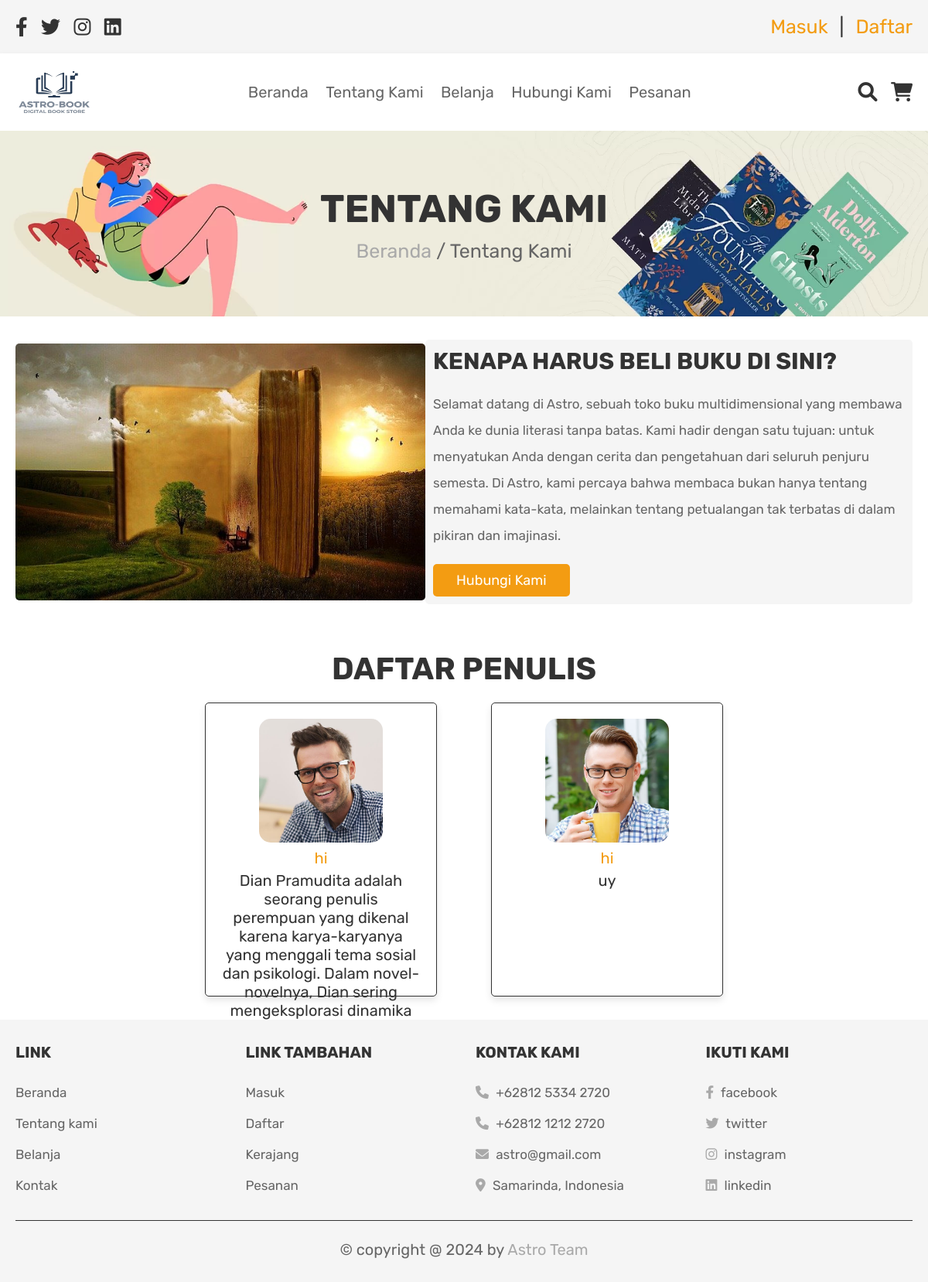
The app's page /about2.php with its own data.
### tables this page shows
CREATE TABLE `authors` (
  `id` int(11) NOT NULL,
  `name` varchar(255) NOT NULL,
  `biography` text NOT NULL,
  `created_at` timestamp NOT NULL DEFAULT current_timestamp(),
  `photo` varchar(255) DEFAULT NULL
);

### about2.php (the view, shortened to what this page needs)
<?php
include 'config.php';
?>
<!DOCTYPE html>
<html lang="en">
<head>
   <link rel="stylesheet" href="https://cdnjs.cloudflare.com/ajax/libs/font-awesome/6.0.0/css/all.min.css">
   <link rel="stylesheet" href="css/style.css">
</head>
<body>
<?php include 'header2.php'; ?>
<div class="heading">
   <h3>Tentang Kami</h3>
   <p> <a href="home.php">Beranda</a> / Tentang Kami </p>
</div>
<section class="about">
   <div class="flex">
      <div class="image">
         <img src="images/about-img.jpg" alt="">
      </div>
      <div class="content">
         <h3>Kenapa Harus Beli Buku di sini?</h3>
         <p>Selamat datang di Astro, sebuah toko buku multidimensional yang membawa Anda ke dunia literasi tanpa batas. Kami hadir dengan satu tujuan: untuk menyatukan Anda dengan cerita dan pengetahuan dari seluruh penjuru semesta. Di Astro, kami percaya bahwa membaca bukan hanya tentang memahami kata-kata, melainkan tentang petualangan tak terbatas di dalam pikiran dan imajinasi.</p>
         <a href="contact.php" class="btn">Hubungi kami</a>
      </div>
   </div>
</section>
<section class="products">
    <h1 class="title">Daftar Penulis</h1>
    <div class="box-container">
        <?php
        $select_authors = $conn->query("SELECT * FROM `authors`");
        while ($author = $select_authors->fetch_assoc()) {
            echo '<div class="box">';
            if (!empty($author['photo'])) {
                echo '<img src="uploaded_authors/' . htmlspecialchars($author['photo']) . '" alt="Foto Penulis" class="image">';
            } else {
                echo '<img src="default-photo.png" alt="Foto Default" class="image">';
            }
            echo '<div class="name">' . htmlspecialchars($author['name']) . '</div>';
            echo '<div class="deskripsi">' . htmlspecialchars($author['biography']) . '</div>';
            echo '</div>';
        }
        ?>
    </div>
</section>
<?php include 'footer.php'; ?>
</body>
</html>

### header2.php (shortened to what this page needs)
<header class="header">
   <div class="header-1">
      <div class="flex">
         <div class="share">
            <a href="https://www.facebook.com/profile.php?id=61569285095755&mibextid=ZbWKwL" class="fab fa-facebook-f"></a>
            <a href="https://x.com/ABook68006?t=jIbv_ctzU1PG-WGR68KUOg&s=08" class="fab fa-twitter"></a>
            <a href="https://www.instagram.com/astrobook_reads/profilecard/?igsh=MXR5YnM4b2s4Zzduag==" class="fab fa-instagram"></a>
            <a href="https://www.facebook.com/profile.php?id=61569285095755&mibextid=ZbWKwL" class="fab fa-linkedin"></a>
         </div>
         <div class="icons">
            <a href="login.php" >Masuk</a><span> | </span>
            <a href="register.php" >Daftar</a>
         </div>
      </div>
   </div>
   <div class="header-2">
      <div class="flex">
         <img src="images/logo_k.jpeg" alt="logo kelompok" class="logo_k">
         <nav class="navbar">
            <a href="home.php">Beranda</a>
            <a href="about2.php">Tentang Kami</a>
            <a href="shop2.php">Belanja</a>
            <a href="contact.php">Hubungi Kami</a>
            <a href="login.php">Pesanan</a>
         </nav>
         <div class="icons">
            <a href="search_page2.php" class="fas fa-search"></a>
            <a href="login.php"> <i class="fas fa-shopping-cart"></i> </a>
         </div>
      </div>
   </div>
</header>

### footer.php
<section class="footer">
   <div class="box-container">
      <div class="box">
         <h3>Link </h3>
         <a href="home.php">Beranda</a>
         <a href="about.php">Tentang kami</a>
         <a href="shop.php">Belanja</a>
         <a href="contact.php">Kontak</a>
      </div>
      <div class="box">
         <h3>Link tambahan</h3>
         <a href="login.php">Masuk</a>
         <a href="register.php">Daftar</a>
         <a href="cart.php">Kerajang</a>
         <a href="orders.php">Pesanan</a>
      </div>
      <div class="box">
         <h3>Kontak kami</h3>
         <p> <i class="fas fa-phone"></i> +62812 5334 2720 </p>
         <p> <i class="fas fa-phone"></i> +62812 1212 2720 </p>
         <p> <i class="fas fa-envelope"></i> astro@gmail.com </p>
         <p> <i class="fas fa-map-marker-alt"></i> Samarinda, Indonesia </p>
      </div>
      <div class="box">
         <h3>Ikuti Kami</h3>
         <a href="https://www.facebook.com/profile.php?id=61569285095755&mibextid=ZbWKwL"> <i class="fab fa-facebook-f"></i> facebook </a>
         <a href="https://x.com/ABook68006?t=jIbv_ctzU1PG-WGR68KUOg&s=08"> <i class="fab fa-twitter"></i> twitter </a>
         <a href="https://www.instagram.com/astrobook_reads/profilecard/?igsh=MXR5YnM4b2s4Zzduag=="> <i class="fab fa-instagram"></i> instagram </a>
         <a href="https://www.facebook.com/profile.php?id=61569285095755&mibextid=ZbWKwL"> <i class="fab fa-linkedin"></i> linkedin </a>
      </div>
   </div>
   <p class="credit"> &copy; copyright  @ <?php echo date('Y'); ?> by <span>Astro Team</span> </p>
</section>

### records on screen
authors: photo (picture), name "hi", biography "Dian Pramudita adalah seorang penulis perempuan yang dikenal karena karya-karyanya yang menggali tema sosial dan psikologi. Dalam novel-novelnya, Dian sering mengeksplorasi dinamika…"
authors: photo (picture), name "hi", biography "uy"
